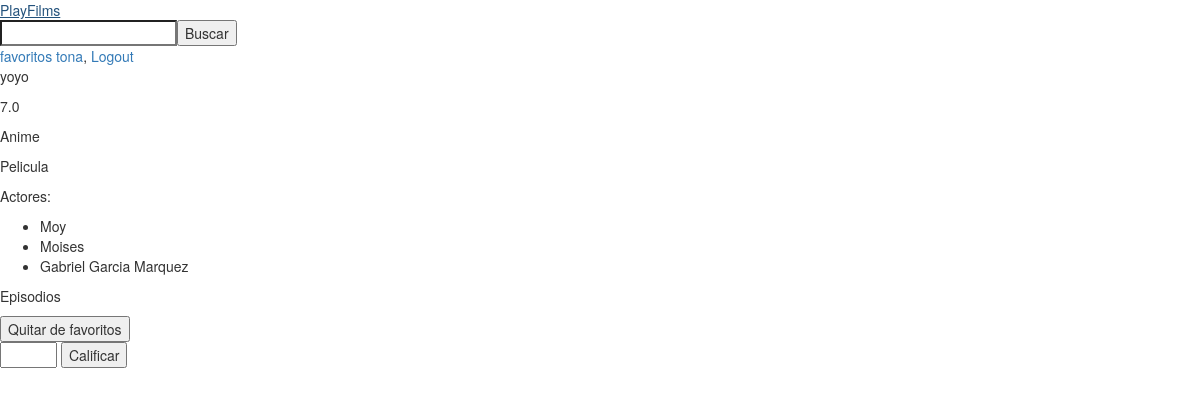
Page /catalogo/serie/2/ (signed in) on the earlier database version.
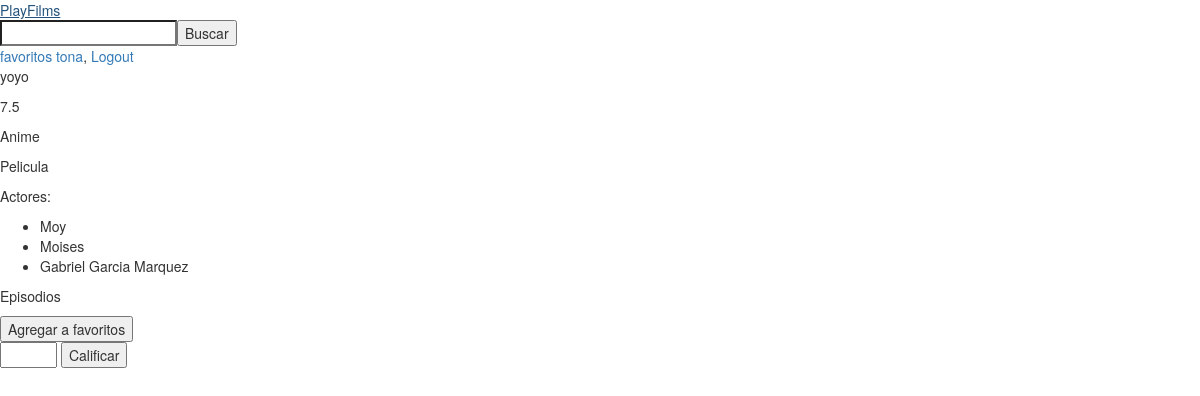
Same page on the later database version.
### catalogue/models.py (models this page shows, shortened)
class Content(models.Model):
    type_of_content_choices = (
        (1, "Pelicula"),
        (2, "Serie")
    )
    title = models.CharField(max_length=100)
    content_file = models.FileField(upload_to='content', blank=True)
    score = models.FloatField(default=5)
    actors = models.ManyToManyField(Actor, blank=True)
    type_of_content = models.IntegerField(choices=type_of_content_choices)
    category = models.ForeignKey(Category)
    cover = models.ImageField(upload_to='covers', blank=True)
    class Meta():
        ordering = ['title', 'score']
    def player(self):
        return """
        <video controls width="200">
          <source src="%s" type="video/mp4">
        Your browser does not support the video element.
        </video>""" % self.content_file.url
    player.allow_tags = True

class Category(models.Model):
    name = models.CharField(max_length=100)
    def __str__(self):
        return self.name

### catalogue/views.py (the view)
# urls.py: url(r'^serie/(?P<pk>[0-9]+)/$', views.serie_detail, name='serie'),
@login_required(login_url='/user/login/')
def serie_detail(request, pk):
    serie = Content.objects.get(pk=pk)
    data = cargar_info_usuario(request)
    temp_user = request.user.userprofile
    if History.objects.filter(user_profile=temp_user, content=serie, is_favorite=True).exists():
        data['fav_submit'] = 'Quitar de favoritos'
    else:
        data['fav_submit'] = 'Agregar a favoritos'
    return render(request, 'serie.html', {'serie': serie, 'data': data})

### catalogue/views.py (called while the page is built)
def cargar_info_usuario(request):
    is_auth = False
    username = None
    if request.user.is_authenticated():
        is_auth = True
        username = request.user.username
    data = {
        'is_auth': is_auth,
        'username': username,
    }
    return data

### templates/serie.html (shortened to what this page needs)
{% extends 'base.html' %}
{% block content %}
    <p>{{ serie.title }}</p>
    <p id="puntaje">{{ serie.score }}</p>
    <p>{{ serie.category }}</p>
    <p>{{ serie.get_type_of_content_display }}</p>
    <p>Actores: </p>
    <ul>
        {% for actor in serie.actors.all %}
            <li>{{ actor.name }} {{ actor.role }}</li>
        {% endfor %}
    </ul>
    <p>Episodios</p>
    <form action="{% url 'catalogue:agregar' %}" method="GET" id="favorito">
        <input type="submit" id="submit-favorito" value="{{ data.fav_submit }}">
    </form>
    <form action="{% url 'catalogue:puntuar' %}" method="GET" id="puntuar">
        <input type="number" min="0" max="10" id="calificacion" required>
        <input type="submit" value="Calificar">
    </form>
{% endblock %}

Differences in the rows shown:
changed Content "yoyo": score "7.0" → "7.5"
Other differences:
form field fav_submit: "Quitar de favoritos" → "Agregar a favoritos"
